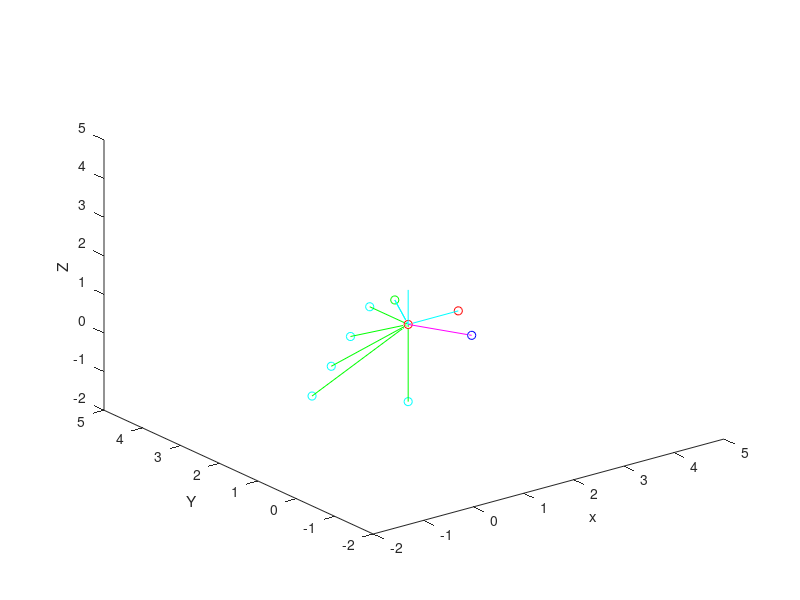

MATLAB code to generate this figure:
clear all;

% Creating four points emulating marker oriented above the plane
rsho = [2 1 1];
lsho = [1 1 1];
chst = [1.5 2 1];
c7 = [1.5 0 1];
rfinA = [1 2 1];
rfinB = [1 2.5 0];
rfinC = [1 3 -1];
rfinD = [1 3.5 -2];
rfinE = [1 1 -1];

% Creating four points emulating marker oriented below the plane
% rsho = [1 1 2];
% lsho = [2 1 3];
% chst = [2 2 1];
% c7 = [1 2 0]; 

% Plotting 4 points
% figure;
plot3(rsho(1),rsho(2),rsho(3),'or');
hold on;
plot3(lsho(1),lsho(2),lsho(3),'or');
plot3(chst(1),chst(2),chst(3),'og');
plot3(c7(1),c7(2),c7(3),'ob');
plot3(rfinA(1),rfinA(2),rfinA(3),'oc');
plot3(rfinB(1),rfinB(2),rfinB(3),'oc');
plot3(rfinC(1),rfinC(2),rfinC(3),'oc');
plot3(rfinD(1),rfinD(2),rfinD(3),'oc');
plot3(rfinE(1),rfinE(2),rfinE(3),'oc');

xlabel(' x ');
ylabel(' Y ');
zlabel(' Z ');
xlim([-2 5])
ylim([-2 5])
zlim([-2 5])

pause(8)
run_transform = true;

if run_transform
    % orienting the point 4 in same plane as other 3 points
    % Plane 1 = 1,2,3
    % Creating vector between points 1 and 2
    vec12 = rsho - lsho;
    vec12_p = [lsho; lsho+vec12];
    vec12_UV = vec12./vecnorm(vec12);
    plot3(vec12_p(:,1),vec12_p(:,2),vec12_p(:,3),'c', 'LineWidth',0.5);

    % Creating vector between points 1 and 3
    vec13 = chst - lsho;
    vec13_p = [lsho; lsho+vec13];
    vec13_UV = vec13./vecnorm(vec13);
    plot3(vec13_p(:,1),vec13_p(:,2),vec13_p(:,3),'c', 'LineWidth',0.5);

    % Creating vector between points 2 and 3
    vec23 = chst - lsho;
    vec23_p = [lsho; lsho+vec23];
    vec23_UV = vec23./vecnorm(vec23);
    plot3(vec23_p(:,1),vec23_p(:,2),vec23_p(:,3),'c', 'LineWidth',0.5);

     % computing new axis perpendicular to the desired plane
    ih = cross(vec12_UV, vec13_UV);
    ih_UV = ih./vecnorm(ih);
    vec1i_p = [lsho; lsho+ih];
    plot3(vec1i_p(:,1),vec1i_p(:,2),vec1i_p(:,3),'c', 'LineWidth',0.5)

    % Creating vector between points 2 and 4
    vec24 = c7 - lsho;
    vec24_p = [lsho; lsho+vec24];
    vec24_UV = vec24./vecnorm(vec24);
    plot3(vec24_p(:,1),vec24_p(:,2),vec24_p(:,3),'m', 'LineWidth',0.5);
    
%     Creating vectors to rfin
    
    vec_lsho_rfinA = rfinA - lsho;
    vec_lsho_rfinA_p = [lsho; lsho+vec_lsho_rfinA];
    vec_lsho_rfinA_UV = vec_lsho_rfinA./vecnorm(vec_lsho_rfinA);
    plot3(vec_lsho_rfinA_p(:,1),vec_lsho_rfinA_p(:,2),vec_lsho_rfinA_p(:,3),'g', 'LineWidth',0.5);
    
    
    vec_lsho_rfinB = rfinB - lsho;
    vec_lsho_rfinB_p = [lsho; lsho+vec_lsho_rfinB];
    vec_lsho_rfinB_UV = vec_lsho_rfinB./vecnorm(vec_lsho_rfinB);
    plot3(vec_lsho_rfinB_p(:,1),vec_lsho_rfinB_p(:,2),vec_lsho_rfinB_p(:,3),'g', 'LineWidth',0.5);
    
    vec_lsho_rfinC = rfinC - lsho;
    vec_lsho_rfinC_p = [lsho; lsho+vec_lsho_rfinC];
    vec_lsho_rfinC_UV = vec_lsho_rfinC./vecnorm(vec_lsho_rfinC);
    plot3(vec_lsho_rfinC_p(:,1),vec_lsho_rfinC_p(:,2),vec_lsho_rfinC_p(:,3),'g', 'LineWidth',0.5);
    
    vec_lsho_rfinD = rfinD - lsho;
    vec_lsho_rfinD_p = [lsho; lsho+vec_lsho_rfinD];
    vec_lsho_rfinD_UV = vec_lsho_rfinD./vecnorm(vec_lsho_rfinD);
    plot3(vec_lsho_rfinD_p(:,1),vec_lsho_rfinD_p(:,2),vec_lsho_rfinD_p(:,3),'g', 'LineWidth',0.5);
    
    vec_lsho_rfinE = rfinE - lsho;
    vec_lsho_rfinE_p = [lsho; lsho+vec_lsho_rfinE];
    vec_lsho_rfinE_UV = vec_lsho_rfinE./vecnorm(vec_lsho_rfinE);
    plot3(vec_lsho_rfinE_p(:,1),vec_lsho_rfinE_p(:,2),vec_lsho_rfinE_p(:,3),'g', 'LineWidth',0.5);
    
    
    % Computing angle between vectors
    
    angle = atan2(norm(cross(ih,vec_lsho_rfinA)), dot(ih,vec_lsho_rfinA));
    angle_rshoA = rad2deg(angle)
    
    angle = atan2(norm(cross(ih,vec_lsho_rfinB)), dot(ih,vec_lsho_rfinB));
    angle_rshoB = rad2deg(angle)
    
    angle = atan2(norm(cross(ih,vec_lsho_rfinC)), dot(ih,vec_lsho_rfinC));
    angle_rshoC = rad2deg(angle)
    
    angle = atan2(norm(cross(ih,vec_lsho_rfinD)), dot(ih,vec_lsho_rfinD));
    angle_rshoD = rad2deg(angle)
    
    angle = atan2(norm(cross(ih,vec_lsho_rfinE)), dot(ih,vec_lsho_rfinE));
    angle_rshoE = rad2deg(angle)
    
   end
